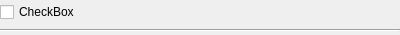
<?xml version="1.0" encoding="UTF-8"?>
<ui version="4.0">
 <class>CheckBoxEntity</class>
 <widget class="QWidget" name="CheckBoxEntity">
  <property name="geometry">
   <rect>
    <x>0</x>
    <y>0</y>
    <width>400</width>
    <height>35</height>
   </rect>
  </property>
  <property name="maximumSize">
   <size>
    <width>16777215</width>
    <height>35</height>
   </size>
  </property>
  <property name="windowTitle">
   <string>Form</string>
  </property>
  <layout class="QGridLayout" name="gridLayout">
   <property name="leftMargin">
    <number>0</number>
   </property>
   <property name="topMargin">
    <number>0</number>
   </property>
   <property name="rightMargin">
    <number>0</number>
   </property>
   <property name="bottomMargin">
    <number>0</number>
   </property>
   <property name="spacing">
    <number>5</number>
   </property>
   <item row="0" column="0">
    <widget class="QCheckBox" name="checkBox">
     <property name="text">
      <string>CheckBox</string>
     </property>
    </widget>
   </item>
   <item row="1" column="0">
    <widget class="Line" name="line">
     <property name="orientation">
      <enum>Qt::Horizontal</enum>
     </property>
    </widget>
   </item>
  </layout>
 </widget>
 <resources/>
 <connections/>
</ui>
